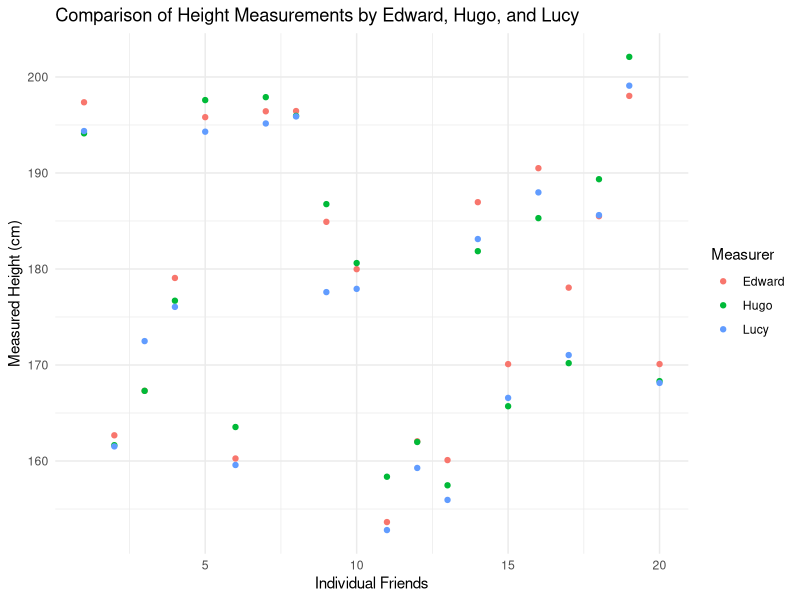

Source code (R):
## ---- chunk 1
knitr::opts_chunk$set(echo = TRUE)
## ---- chunk 2
# Step 1: Simulate the Data
set.seed(0)
num_friends <- 20
true_heights <- runif(num_friends, 150, 200) # True heights in cm

# Measurement errors
error_edward <- rnorm(num_friends, 1, 2) 
error_hugo <- rnorm(num_friends, 0, 3)
error_lucy <- rnorm(num_friends, -1, 2)

heights_edward <- true_heights + error_edward
heights_hugo <- true_heights + error_hugo
heights_lucy <- true_heights + error_lucy

# Combine data into a dataframe
data <- data.frame(
  friend = rep(1:num_friends, 3),
  height = c(heights_edward, heights_hugo, heights_lucy),
  measurer = rep(c("Edward", "Hugo", "Lucy"), each=num_friends)
)

# Step 2: Conduct Three Tests

# Test 1: ANOVA
anova_result <- aov(height ~ measurer, data = data)
summary(anova_result)

# Test 2: Paired t-test between Edward and Hugo
t_test_result <- t.test(heights_edward, heights_hugo, paired = TRUE)
t_test_result

# Test 3: Regression analysis between Hugo and Lucy
reg_result <- lm(heights_lucy ~ heights_hugo)
summary(reg_result)

## ---- chunk 3
# Load the ggplot2 library

install.packages("ggplot2")
library("ggplot2")

# Simulate the data
set.seed(0)
num_friends <- 20
true_heights <- runif(num_friends, 150, 200) # True heights in cm

# Measurement errors
error_edward <- rnorm(num_friends, 1, 2) 
error_hugo <- rnorm(num_friends, 0, 3)
error_lucy <- rnorm(num_friends, -1, 2)

heights_edward <- true_heights + error_edward
heights_hugo <- true_heights + error_hugo
heights_lucy <- true_heights + error_lucy

# Combine data into a dataframe
data <- data.frame(
  friend = rep(1:num_friends, 3),
  height = c(heights_edward, heights_hugo, heights_lucy),
  measurer = rep(c("Edward", "Hugo", "Lucy"), each=num_friends)
)

# Create the plot using ggplot2
ggplot(data, aes(x = friend, y = height, color = measurer)) +
  geom_point() +
  theme_minimal() +
  labs(title = "Comparison of Height Measurements by Edward, Hugo, and Lucy",
       x = "Individual Friends",
       y = "Measured Height (cm)",
       color = "Measurer")

